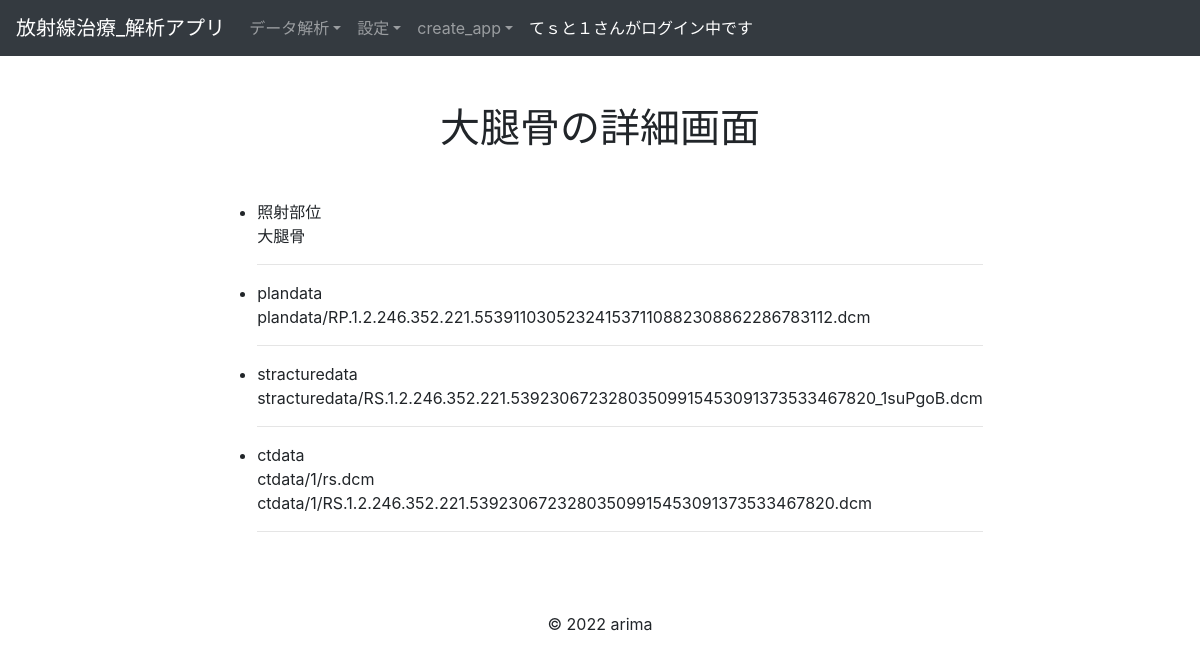
The app's page /analytics/detail_rtdata/1 (signed in) with its own data.
### accounts/models.py (models this page shows, shortened)
class Users(AbstractBaseUser, PermissionsMixin):
    username = models.CharField(max_length=150)
    company = models.CharField(max_length=150)
    email = models.EmailField(max_length=255, unique=True)
    is_active = models.BooleanField(default=True)
    is_staff = models.BooleanField(default=False)
    USERNAME_FIELD = 'email'
    REQUIRED_FIELDS = ['username']
    objects = UserManager()
    def __str__(self):
        return self.username

### analytics/models.py (models this page shows, shortened)
class BaseModel(models.Model):
    create_at = models.DateTimeField()
    update_at = models.DateTimeField()
    class Meta:
        abstract = True #Tableとして作成されないようにする

class Rtdatas(BaseModel):
    region = models.CharField(max_length=10)
    user = models.ForeignKey(
        'accounts.Users', on_delete=models.CASCADE
    )
    objects = RtdatasManager()
    class Meta:
        db_table = 'rtdata'
        verbose_name_plural = 'RTデータ'

class Plandatas(BaseModel):
    plandata = models.FileField(upload_to='plandata/')
    rtdata = models.OneToOneField(
        Rtdatas,
        on_delete=models.CASCADE,
        primary_key=True
    )
    objects = PlandatasManager()
    class Meta:
        db_table = 'plandatas'
        verbose_name_plural = 'プランデータ'

class Stracturedatas(BaseModel):
    stracturedata = models.FileField(upload_to='stracturedata/')
    rtdata = models.OneToOneField(
        Rtdatas,
        on_delete=models.CASCADE,
        primary_key=True
    )
    objects = StracturedatasManager()
    class Meta:
        db_table = 'stracturedatas'
        verbose_name_plural = 'ストラクチャデータ'

class Ctdatas(BaseModel):
    rtdata  = models.ForeignKey(
        'Rtdatas', on_delete=models.CASCADE
    )
    def file_upload_path(instance, filename):
        ext = filename
        new_name = instance.rtdata.id
        return f'ctdata/{new_name}/{ext}'
    ctdata = models.FileField(upload_to=file_upload_path)
    objects = CtdatasManager()
    class Meta:
        db_table = 'ctdatas'
        verbose_name_plural = 'CTデータ'

### analytics/views.py (the view)
# urls.py: path('detail_rtdata/<int:pk>', RtdataDetailView.as_view(), name='detail_rtdata'),
class RtdataDetailView(LoginRequiredMixin, DetailView):
    model = Rtdatas
    template_name = 'analytics/detail_rtdata.html'
    def get_context_data(self, **kwargs):
        context = super().get_context_data(**kwargs)
        return context

### templates/analytics/detail_rtdata.html (shortened to what this page needs)
{% extends "base.html" %}
{% block content %}
<div class="container">
    <h1 class="text-center my-5">{{object.region}}の詳細画面</h1>
  <div class="row justify-content-center">
      <table>
        <ul>
          <li>照射部位<br>
            {{object.region}}
          </li><hr>
          <li>plandata<br>
            {{object.plandatas.plandata }}
          </li><hr>
          <li>stracturedata<br>
            {{object.stracturedatas.stracturedata }}
          </li><hr>
          <li>ctdata<br>
            {% for data in object.ctdatas_set.all %}
              {{ data.ctdata }}<br>
            {% endfor %}
          </li><hr>
        </ul>
      </table>
  </div>
</div>
{% endblock %}

### templates/base.html (shortened to what this page needs)
<!DOCTYPE html>
<html>
  <head>
    <link
      rel="stylesheet"
      href="https://stackpath.bootstrapcdn.com/bootstrap/4.5.0/css/bootstrap.min.css"
    />
  </head>
  <body>
    <nav class="navbar navbar-expand-lg navbar-light bg-light navbar-dark bg-dark">
      <a class="navbar-brand" href="{% url 'accounts:home'%}">放射線治療_解析アプリ</a>
      <div class="collapse navbar-collapse" id="navbarNavDropdown">
        <ul class="navbar-nav">
          {% if user.is_authenticated %}
          <li class="nav-item dropdown">
            <a class="nav-link dropdown-toggle"  id="navbarDropdownMenuLink" role="button" data-toggle="dropdown" aria-haspopup="true" aria-expanded="false">データ解析</a>
          </li>
          {% endif %}
          <li class="nav-item dropdown">
            {% if user.is_authenticated %}
              <a class="nav-link dropdown-toggle"  id="navbarDropdownMenuLink" role="button" data-toggle="dropdown" aria-haspopup="true" aria-expanded="false">設定</a>
            {% endif %}
          </li>
          <li class="nav-item dropdown">
              <a class="nav-link dropdown-toggle"  id="navbarDropdownMenuLink" role="button" data-toggle="dropdown" aria-haspopup="true" aria-expanded="false">create_app</a>
          </li>
          <li class="nav-item active">
            {% if request.user.is_anonymous %}
              <a class="nav-link">***** 未ログイン *****<span class="sr-only">(current)</span></a>
            {% else %}
              <a class="nav-link">{{ request.user }}さんがログイン中です <span class="sr-only">(current)</span></a>
            {% endif %}
          </li>
        </ul>
      </div>
    </nav>
    {% block content %}{% endblock %}
    <footer>
      <div class="container mt-5">
        <div class="row">
          <div class="mx-auto">
            <p>© 2022 arima</p>
          </div>
        </div>
      </div>
    </footer>
  </body>
</html>

### records on screen
Users: user "てｓと１"
Rtdatas: region "大腿骨", plandatas.plandata "plandata/RP.1.2.246.352.221.553911030523241537110882308862286783112.dcm", stracturedatas.stracturedata "stracturedata/RS.1.2.246.352.221.53923067232803509915453091373533467820_1suPgoB.dcm"
Ctdatas: ctdata "ctdata/1/rs.dcm"
Ctdatas: ctdata "ctdata/1/RS.1.2.246.352.221.53923067232803509915453091373533467820.dcm"
